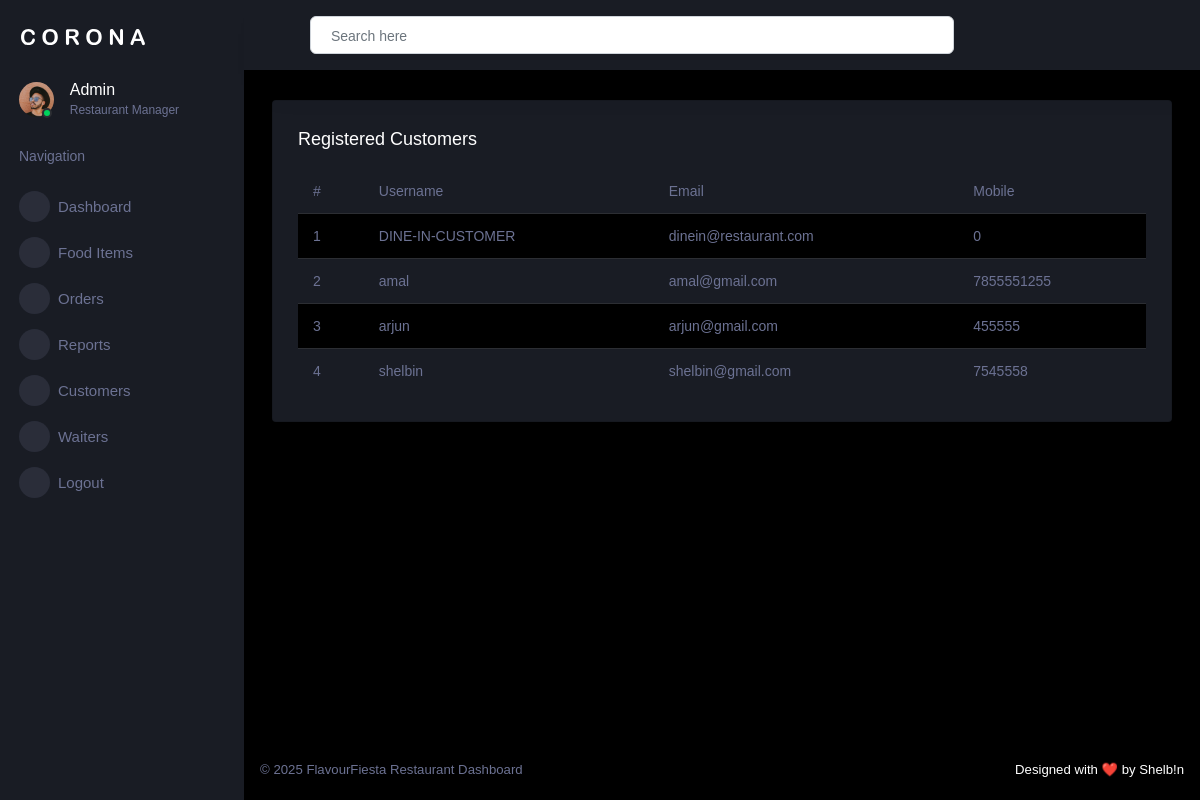
Before: /admin_app/view_customers/ with the older database file.
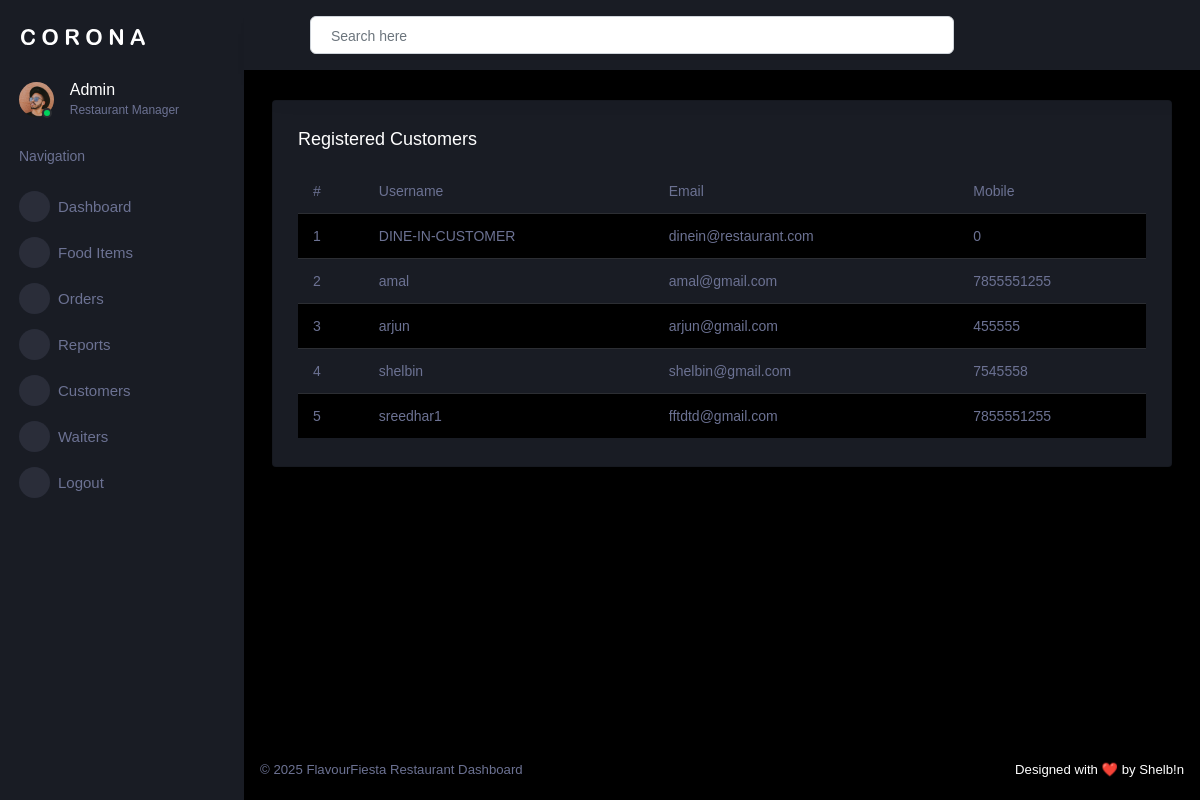
After: the same page with the newer database file.
### customer_app/models.py (models this page shows)
class regdb(models.Model):
    Username = models.CharField(max_length=100, null=True, blank=True)
    Email = models.EmailField(max_length=100, null=True, blank=True)
    Mobile = models.IntegerField(null=True, blank=True)
    Password = models.CharField(max_length=100, null=True, blank=True)
    Confirm_password = models.CharField(max_length=100, null=True, blank=True)

### admin_app/views.py (the view)
# urls.py: path('view_customers/', views.view_customers, name='view_customers'),
def view_customers(request):
    customers = regdb.objects.all().order_by('Username')
    return render(request, 'view_customers.html', {'customers': customers})

### admin_app/templates/view_customers.html
{% extends 'index.html' %}
{% block content %}
<div class="row">
  <div class="col-12 grid-margin">
    <div class="card">
      <div class="card-body">
        <h4 class="card-title">Registered Customers</h4>
        <div class="table-responsive">
          <table class="table table-striped">
            <thead>
              <tr>
                <th>#</th>
                <th>Username</th>
                <th>Email</th>
                <th>Mobile</th>
              </tr>
            </thead>
            <tbody>
              {% for c in customers %}
              <tr>
                <td>{{ forloop.counter }}</td>
                <td>{{ c.Username }}</td>
                <td>{{ c.Email }}</td>
                <td>{{ c.Mobile }}</td>
              </tr>
              {% empty %}
              <tr>
                <td colspan="4" class="text-center">No customers found.</td>
              </tr>
              {% endfor %}
            </tbody>
          </table>
        </div>
      </div>
    </div>
  </div>
  </div>
{% endblock %}

Changed rows visible on the page:
added regdb: Username "sreedhar1", Email "fftdtd@gmail.com", Mobile "7855551255"
